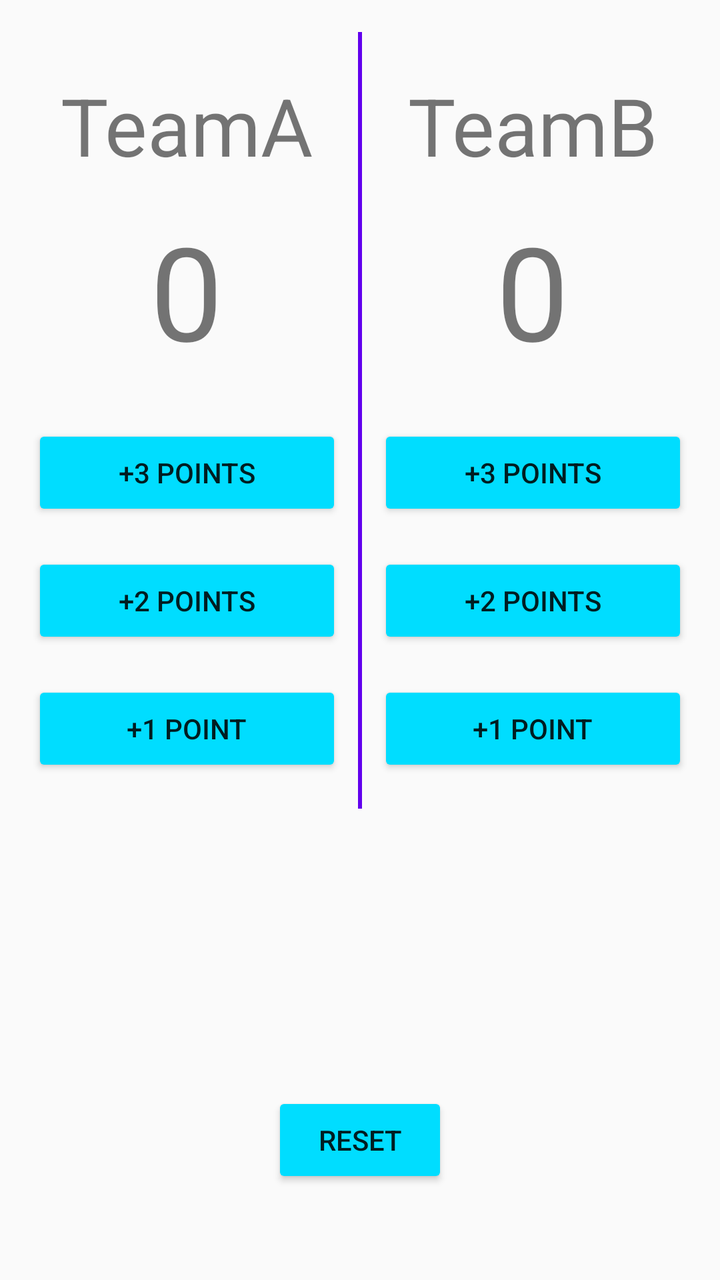
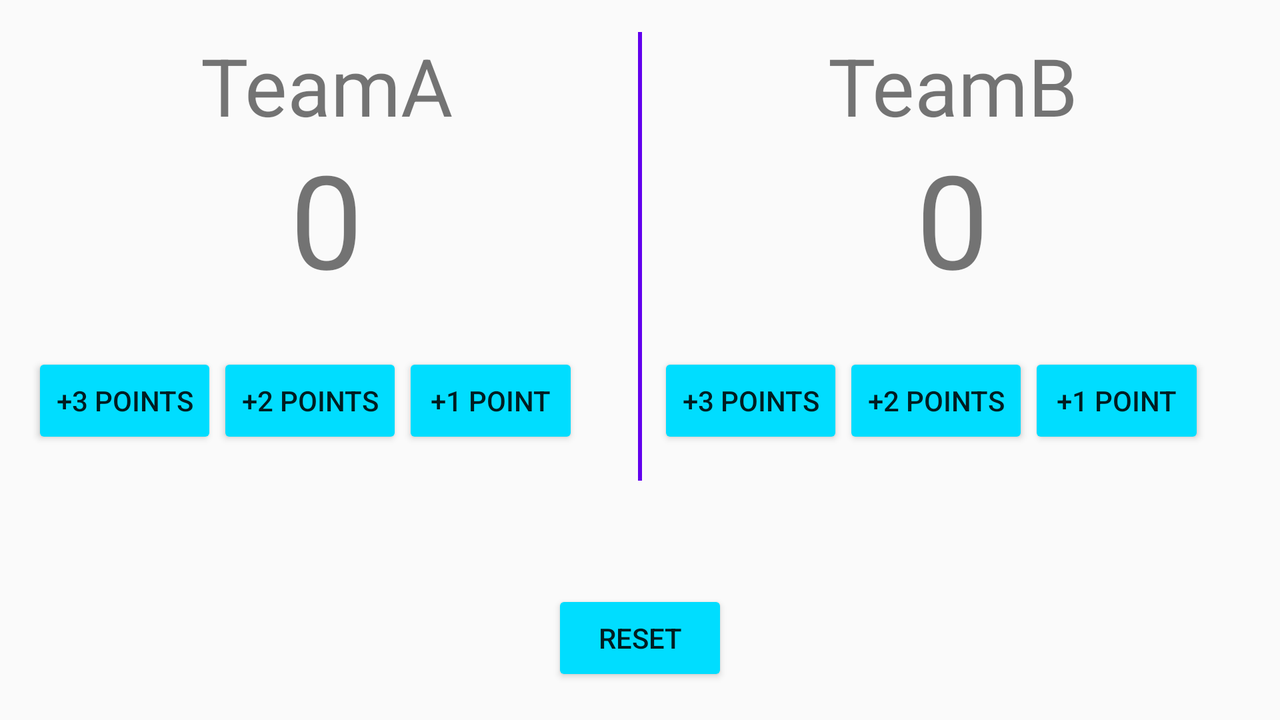

First picture: res/layout/ on a phone held upright. Second picture: the repository's own variant of that layout, on a device whose configuration matches the variant's folder. Source for both follows.
<!-- AndroidManifest.xml: application theme AppTheme -->
<!-- res/layout/activity_third.xml -->
<?xml version="1.0" encoding="utf-8"?>
<RelativeLayout xmlns:android="http://schemas.android.com/apk/res/android"
    xmlns:app="http://schemas.android.com/apk/res-auto"
    xmlns:tools="http://schemas.android.com/tools"
    android:id="@+id/activity_main"
    android:layout_width="match_parent"
    android:layout_height="match_parent"
    android:orientation="vertical"
    android:padding="16dp"
    tools:context=".ThirdActivity">

    <LinearLayout
        android:orientation="horizontal"
        android:layout_width="match_parent"
        android:layout_height="wrap_content">

        <LinearLayout
            android:layout_width="0dp"
            android:layout_height="wrap_content"
            android:orientation="vertical"
            android:layout_weight="1">


            <TextView
                android:id="@+id/teamA"
                android:layout_width="match_parent"
                android:layout_height="50sp"
                android:textSize="40sp"
                android:layout_marginTop="20dp"
                android:layout_marginBottom="16dp"
                android:gravity="center"
                android:text="TeamA"/>

            <TextView
                android:id="@+id/scoreA"
                android:layout_width="match_parent"
                android:layout_height="wrap_content"
                android:textSize="65sp"
                android:layout_marginBottom="24dp"
                android:gravity="center"
                android:text="0"
                tools:ignore="HardcodedText"/>

            <Button
                android:id="@+id/btn3A"
                android:layout_width="match_parent"
                android:layout_height="wrap_content"
                android:layout_marginBottom="16dp"
                android:onClick="btnAdd3"
                android:text="@string/lable_add3" />

            <Button
                android:id="@+id/btn2A"
                android:layout_width="match_parent"
                android:layout_height="wrap_content"
                android:layout_marginBottom="16dp"
                android:onClick="btnAdd2"
                android:text="@string/lable_add2" />

            <Button
                android:id="@+id/btn1A"
                android:layout_width="match_parent"
                android:layout_height="wrap_content"
                android:layout_marginBottom="16dp"
                android:onClick="btnAdd1"
                android:text="@string/lable_add1" />
        </LinearLayout>

        <TextView
            android:layout_width="2dp"
            android:layout_height="match_parent"
            android:layout_marginLeft="8dp"
            android:layout_marginRight="8dp"
            android:background="@color/colorPrimary"/>

        <LinearLayout
            android:layout_width="0dp"
            android:layout_height="wrap_content"
            android:layout_weight="1"
            android:orientation="vertical">


            <TextView
                android:id="@+id/teamB"
                android:layout_width="match_parent"
                android:layout_height="50sp"
                android:textSize="40sp"
                android:layout_marginTop="20dp"
                android:layout_marginBottom="16dp"
                android:gravity="center"
                android:text="TeamB"/>

            <TextView
                android:id="@+id/scoreB"
                android:layout_width="match_parent"
                android:layout_height="wrap_content"
                android:textSize="65sp"
                android:layout_marginBottom="24dp"
                android:gravity="center"
                android:text="0"
                tools:ignore="HardcodedText"/>

            <Button
                android:id="@+id/btn3B"
                android:layout_width="match_parent"
                android:layout_height="wrap_content"
                android:layout_marginBottom="16dp"
                android:onClick="btnAdd3"
                android:text="@string/lable_add3" />

            <Button
                android:id="@+id/btn2B"
                android:layout_width="match_parent"
                android:layout_height="wrap_content"
                android:layout_marginBottom="16dp"
                android:onClick="btnAdd2"
                android:text="@string/lable_add2" />

            <Button
                android:id="@+id/btn1B"
                android:layout_width="match_parent"
                android:layout_height="wrap_content"
                android:layout_marginBottom="16dp"
                android:onClick="btnAdd1"
                android:text="@string/lable_add1" />
        </LinearLayout>
    </LinearLayout>

    <Button
        android:id="@+id/btn_reset"
        android:layout_width="wrap_content"
        android:layout_height="wrap_content"
        android:layout_alignParentBottom="true"
        android:layout_centerHorizontal="true"
        android:layout_marginBottom="30dp"
        android:onClick="btnReset"
        android:text="@string/btn_reset" />
</RelativeLayout>
<!-- resources referenced by this layout -->
<resources>
  <string name="btn_reset">reset</string>
  <string name="lable_add1">+1 point</string>
  <string name="lable_add2">+2 points</string>
  <string name="lable_add3">+3 points</string>
  <style name="AppTheme" parent="Theme.AppCompat.Light.DarkActionBar">
          
          <item name="colorPrimary">@color/colorPrimary</item>
          <item name="colorPrimaryDark">@color/colorPrimaryDark</item>
          <item name="colorAccent">@color/colorAccent</item>
          <item name="colorButtonNormal">@android:color/holo_blue_bright</item>
      </style>
</resources>
<!-- res/layout-land/activity_third.xml (the repository's variant of the layout above) -->
<!-- drawn on the phone turned sideways -->
<?xml version="1.0" encoding="utf-8"?>
<RelativeLayout xmlns:android="http://schemas.android.com/apk/res/android"
    xmlns:app="http://schemas.android.com/apk/res-auto"
    xmlns:tools="http://schemas.android.com/tools"
    android:id="@+id/activity_main"
    android:layout_width="match_parent"
    android:layout_height="match_parent"
    android:orientation="vertical"
    android:padding="16dp"
    tools:context=".ThirdActivity">

    <LinearLayout
        android:orientation="horizontal"
        android:layout_width="match_parent"
        android:layout_height="wrap_content">

        <LinearLayout
            android:layout_width="0dp"
            android:layout_height="wrap_content"
            android:orientation="vertical"
            android:layout_weight="1">


            <TextView
                android:id="@+id/teamA"
                android:layout_width="match_parent"
                android:layout_height="50sp"
                android:textSize="40sp"
                android:gravity="center"
                android:text="TeamA"/>

            <TextView
                android:id="@+id/scoreA"
                android:layout_width="match_parent"
                android:layout_height="wrap_content"
                android:textSize="65sp"
                android:layout_marginBottom="24dp"
                android:gravity="center"
                android:text="0"
                tools:ignore="HardcodedText"/>

            <LinearLayout
                android:layout_width="wrap_content"
                android:layout_height="match_parent"
                android:orientation="horizontal">

                <Button
                    android:id="@+id/btn3A"
                    android:layout_width="match_parent"
                    android:layout_height="wrap_content"
                    android:layout_marginBottom="16dp"
                    android:onClick="btnAdd3"
                    android:text="@string/lable_add3" />

                <Button
                    android:id="@+id/btn2A"
                    android:layout_width="match_parent"
                    android:layout_height="wrap_content"
                    android:layout_marginBottom="16dp"
                    android:onClick="btnAdd2"
                    android:text="@string/lable_add2" />

                <Button
                    android:id="@+id/btn1A"
                    android:layout_width="match_parent"
                    android:layout_height="match_parent"
                    android:layout_marginBottom="16dp"
                    android:onClick="btnAdd1"
                    android:text="@string/lable_add1" />

            </LinearLayout>

        </LinearLayout>

        <TextView
            android:layout_width="2dp"
            android:layout_height="match_parent"
            android:layout_marginLeft="8dp"
            android:layout_marginRight="8dp"
            android:background="@color/colorPrimary"/>

        <LinearLayout
            android:layout_width="0dp"
            android:layout_height="wrap_content"
            android:layout_weight="1"
            android:orientation="vertical">


            <TextView
                android:id="@+id/teamB"
                android:layout_width="match_parent"
                android:layout_height="50sp"
                android:textSize="40sp"
                android:gravity="center"
                android:text="TeamB"/>

            <TextView
                android:id="@+id/scoreB"
                android:layout_width="match_parent"
                android:layout_height="wrap_content"
                android:textSize="65sp"
                android:layout_marginBottom="24dp"
                android:gravity="center"
                android:text="0"
                tools:ignore="HardcodedText"/>

            <LinearLayout
                android:layout_width="wrap_content"
                android:layout_height="match_parent"
                android:orientation="horizontal">

                <Button
                    android:id="@+id/btn3B"
                    android:layout_width="match_parent"
                    android:layout_height="wrap_content"
                    android:layout_marginBottom="16dp"
                    android:onClick="btnAdd3"
                    android:text="@string/lable_add3" />

                <Button
                    android:id="@+id/btn2B"
                    android:layout_width="match_parent"
                    android:layout_height="wrap_content"
                    android:layout_marginBottom="16dp"
                    android:onClick="btnAdd2"
                    android:text="@string/lable_add2" />

                <Button
                    android:id="@+id/btn1B"
                    android:layout_width="match_parent"
                    android:layout_height="match_parent"
                    android:layout_marginBottom="16dp"
                    android:onClick="btnAdd1"
                    android:text="@string/lable_add1" />
            </LinearLayout>

        </LinearLayout>
    </LinearLayout>

    <Button
        android:id="@+id/btn_reset"
        android:layout_width="wrap_content"
        android:layout_height="wrap_content"
        android:layout_alignParentBottom="true"
        android:layout_centerHorizontal="true"
        android:layout_marginBottom="1dp"
        android:onClick="btnReset"
        android:text="@string/btn_reset" />

</RelativeLayout>
